Frame 1 (no input): blank canvas, image omitted
Frame 60 (the mouse pressed at the canvas centre just before this capture): blank canvas, image omitted
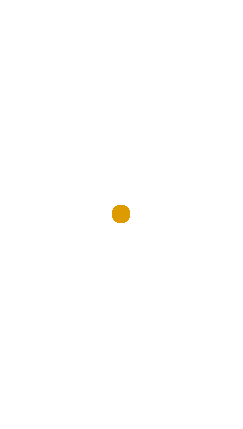
Frame 120 (the mouse held since frame 60 and released just before this capture)

The Processing sketch whose frames 1 and 60 were blank and that drew this single picture after the mouse press (run headless with seeded random() and noise(); from frame 60 on, the mouse is pressed at the canvas centre):

// Processing sketch: processing_72501
// ── processing_72501.pde

//alvaro gonzalez 
// spacebar = start over
//1 = stained-yellow paintbrush
//2 =  orange 
//3 = black line
//4 - yellow line
//5 = red line
//6 = black paintbrush





int previousX;
int previousY;
int mode;
void setup() {
  mode = 1;
  smooth();
  colorMode(HSB, 360, 100, 100);
  rectMode(CENTER);
  noStroke();
  size(243, 429);
  background(0, 0, 100);
}

void draw () {




  if (mousePressed) {
    if (mode == 1) {
      noStroke();
      fill (42,100, 87);
      ellipse (mouseX, mouseY, 18, 18);
    }   
    
    if (mode == 2) {
      noStroke();
      fill (20,100,80);
      ellipse (mouseX, mouseY, 30, 30);
    }
    
      if (mode == 3) {
      stroke(0,0,0);
      strokeWeight(4);  
      line (previousX,previousY,mouseX,mouseY);
    }
    
    if (mode == 4) {
     stroke(47,100,93);
      strokeWeight(4);
      line (previousX,previousY,mouseX,mouseY);
    }
    if (mode == 5) {
     stroke(355,100,80);
      strokeWeight(7);
      line (previousX,previousY,mouseX,mouseY);
    }
      if (mode == 6) {
      noStroke();
      fill (0,0,0);
      ellipse (mouseX, mouseY, 18, 18);
    }
    
  }

  if (keyPressed) {
    if (key == ' ') {
      background(0, 0, 99);
    }
   
    if (key == '1') {
      mode = 1;
    }
    if (key == '2') {
      mode = 2;
    }
    if (key == '3') {
      mode = 3;
    }
    if (key == '4') {
      mode = 4;
    }
     if (key == '5') {
      mode = 5;
    }
    if (key == '0') {
      mode = 0;
    }
    if (key == '6') {
      mode = 6;
    }
  }
 
  previousX = mouseX;
  previousY= mouseY;
}
